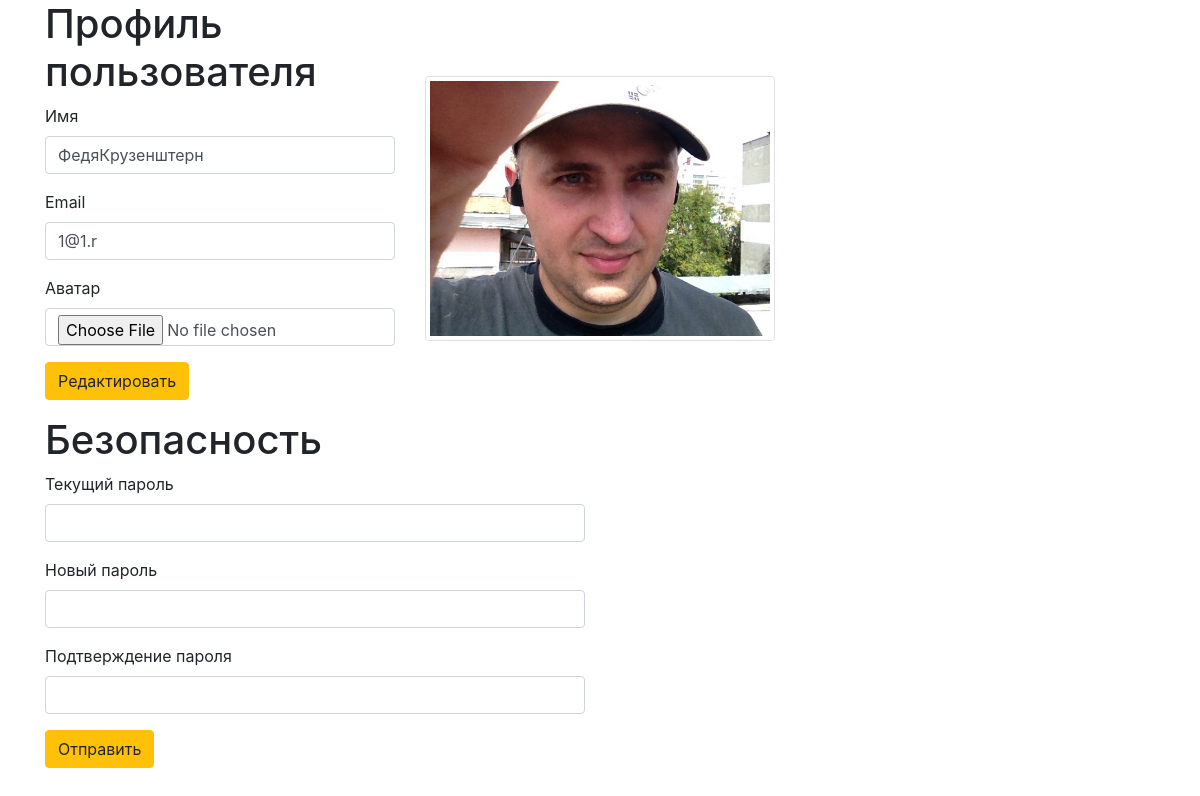
The app's page /profile.php (signed in) with its own data.
### tables this page shows
CREATE TABLE `users` (
  `id` int(11) NOT NULL,
  `role` varchar(15) NOT NULL,
  `login` varchar(50) NOT NULL,
  `email` varchar(50) NOT NULL,
  `password` char(150) NOT NULL,
  `filename` char(50) NOT NULL
);

### profile.php (the view, shortened to what this page needs)
<?php
$login = $_SESSION['login'];
?>
<!DOCTYPE html>
<html lang="en">
<head>
	<link rel="stylesheet" href="https://stackpath.bootstrapcdn.com/bootstrap/4.3.1/css/bootstrap.min.css">
</head>
<body>
	<?php
	$pdo = new PDO('mysql:host=localhost;dbname=blog;charset=utf8;', 'root', '');
	$statement = $pdo->prepare("SELECT * FROM `users` WHERE `login` = :login");
	$values = ['login' => $login];
	$statement->execute($values);
	$user = $statement->fetchAll(PDO::FETCH_ASSOC);
	?>
	<div class="container">
		<div class="row align-items-center">
			<div class="col-md-4">
				<h1>Профиль пользователя</h1>
				<form action="updateUser.php" method="post" enctype="multipart/form-data">
					<div class="form-group">
						<label for="">Имя</label>
						<input type="text" name="login" class="form-control" value="<?php echo $user[0][login];?>">
					</div>
					<div class="form-group">
						<label for="">Email</label>
						<input type="email" name="email" class="form-control" value="<?php echo $user[0][email];?>">
					</div>
					<div class="form-group">
						<label for="">Аватар</label>
						<input type="file" name="image" class="form-control">
					</div>
					<div class="form-group">
						<button type="submit" class="btn btn-warning">Редактировать</button>
					</div>
				</form>
			</div>
			<div class="col-md-4">
				<img src="uploads/<?php echo $user[0]['filename'];?>" alt="..." class="img-thumbnail">
			</div>
		</div>
	</div>
	<div class="container">
		<div class="row">
			<div class="col-md-6">
				<h1>Безопасность</h1>
				<form action="updatePassword.php" method="post">
					<div class="form-group">
						<label for="">Текущий пароль</label>
						<input type="password" name="currentPassword"class="form-control" value="">
					</div>
					<div class="form-group">
						<label for="">Новый пароль</label>
						<input type="password" name="newPassword1"class="form-control" value="">
					</div>
					<div class="form-group">
						<label for="">Подтверждение пароля</label>
						<input type="password" name="newPassword2"class="form-control" value="">
					</div>
					<div class="form-group">
						<button type="submit" class="btn btn-warning">Отправить</button>
					</div>
				</form>
			</div>
		</div>
	</div>
</body>
</html>

### records on screen
users: login "ФедяКрузенштерн", email "1@1.r", filename (picture)
